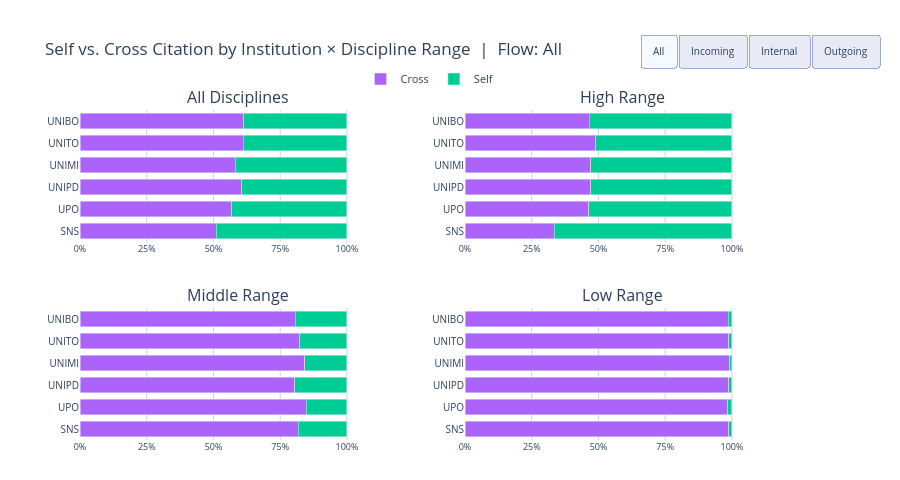

The code cell stored with this chart in its notebook:
### Markdown cell above
### Self vs. Cross Citation by Institution × Discipline Range

This chart aggregates Self and Cross citation proportions *per institution* rather than per discipline, broken down by the three volume ranges. The four panels show: All Disciplines, High Range, Mid Range, and Low Range.

Use the filter buttons to examine a specific flow type.

### Code cell
import pandas as pd
import plotly.graph_objects as go
from plotly.subplots import make_subplots

SELF_CROSS_COLORS = {"Self": COLORS["self"], "Cross": COLORS["cross"]}
RANGE_LABELS = {"All": "All Disciplines", "High": "High Range", "Mid": "Middle Range", "Low": "Low Range"}
FLOW_LABELS  = {None: "All", "Outgoing": "Outgoing", "Incoming": "Incoming", "Internal": "Internal"}

flows       = sorted(df_agg["flow"].unique().tolist())
filter_keys = [None] + flows

RANGE_ORDER_EXT = ["All", "High", "Mid", "Low"]

def make_inst_range_data(range_label, flow_filter=None):
    sub = df_agg.copy() if range_label == "All" else df_agg[df_agg["range_group"] == range_label].copy()
    if flow_filter is not None:
        sub = sub[sub["flow"] == flow_filter]
    if sub.empty:
        return pd.DataFrame(), {}
    agg    = sub.groupby(["institution", "cite_type"])["weight"].sum().reset_index()
    totals = agg.groupby("institution")["weight"].sum().rename("total")
    agg    = agg.join(totals, on="institution")
    agg["pct"] = agg["weight"] / agg["total"] * 100
    return agg, totals.to_dict()

GRID = [(1, 1, "All"), (1, 2, "High"), (2, 1, "Mid"), (2, 2, "Low")]

fig = make_subplots(
    rows=2, cols=2,
    subplot_titles=[RANGE_LABELS[rl] for _, _, rl in GRID],
    vertical_spacing=0.20, horizontal_spacing=0.10,
)

cite_types = ["Cross", "Self"]
N_PER_FK   = len(cite_types) * len(RANGE_ORDER_EXT)

legend_added = set()

for fi, fk in enumerate(filter_keys):
    for ct in cite_types:
        for row_idx, col_idx, range_label in GRID:
            agg, total_map = make_inst_range_data(range_label, fk)
            if agg.empty:
                fig.add_trace(go.Bar(x=[], y=[], visible=(fi == 0), showlegend=False), row=row_idx, col=col_idx)
                continue
            sub_ct = agg[agg["cite_type"] == ct].set_index("institution")
            x_vals     = [sub_ct.loc[inst, "pct"]        if inst in sub_ct.index else 0.0 for inst in INSTITUTIONS]
            w_vals     = [int(sub_ct.loc[inst, "weight"]) if inst in sub_ct.index else 0   for inst in INSTITUTIONS]
            total_vals = [int(total_map.get(inst, 0)) for inst in INSTITUTIONS]
            hover_vals = [
                f"<b>{inst}</b>  [{range_label}]<br>{ct}: {p:.1f}% ({w:,})<br>Total (range): {t:,}"
                for inst, p, w, t in zip(INSTITUTIONS, x_vals, w_vals, total_vals)
            ]
            show_legend = ct not in legend_added and fi == 0
            if fi == 0: legend_added.add(ct)
            fig.add_trace(go.Bar(
                x=x_vals, y=INSTITUTIONS, orientation="h",
                name=ct, legendgroup=ct,
                showlegend=show_legend, visible=(fi == 0),
                marker_color=SELF_CROSS_COLORS[ct],
                customdata=hover_vals,
                hovertemplate="%{customdata}<extra></extra>",
                cliponaxis=False,
            ), row=row_idx, col=col_idx)

def make_visibility(active_fi):
    vis = []
    for fi in range(len(filter_keys)):
        vis += [fi == active_fi] * N_PER_FK
    return vis

buttons = [dict(
    label=FLOW_LABELS[fk], method="update",
    args=[{"visible": make_visibility(fi)}, {"title.text": f"Self vs. Cross Citation by Institution × Discipline Range  |  Flow: {FLOW_LABELS[fk]}"}],
) for fi, fk in enumerate(filter_keys)]

fig.update_layout(
    title_text="Self vs. Cross Citation by Institution × Discipline Range  |  Flow: All",
    barmode="stack",
    height=480,
    margin=dict(l=80, r=120, t=110, b=40),
    plot_bgcolor="white", paper_bgcolor="white",
    updatemenus=[dict(
        type="buttons", direction="right",
        x=0.8, xanchor="left", y=1.23, yanchor="top",
        buttons=buttons, showactive=True,
        bgcolor="#E8EAF6", bordercolor="#9FA8DA", font=dict(size=10),
    )],
    legend=dict(orientation="h", x=0.5, xanchor="center", y=1.05, yanchor="bottom", font=dict(size=11)),
    bargap=0.3,
)
fig.update_xaxes(range=[0, 118], tickvals=[0, 25, 50, 75, 100], ticktext=["0%", "25%", "50%", "75%", "100%"], tickfont=dict(size=9), gridcolor="lightgrey")
fig.update_yaxes(tickfont=dict(size=10), autorange="reversed")
fig.show()

### Figure 1 — Plotly figure (JSON) as saved in the notebook; plotly's stock layout.template omitted (floating-point values rounded to 4 significant figures)
{"data": [{"cliponaxis": false, "customdata": ["<b>UNIBO</b>  [All]<br>Cross: 61.4% (12,675,053)<br>Total (range): 20,642,803", "<b>UNITO</b>  [All]<br>Cross: 61.1% (8,812,028)<br>Total (range): 14,415,000", "<b>UNIMI</b>  [All]<br>Cross: 58.2% (13,523,623)<br>Total (range): 23,236,650", "<b>UNIPD</b>  [All]<br>Cross: 60.6% (11,989,899)<br>Total (range): 19,772,521", "<b>UPO</b>  [All]<br>Cross: 56.8% (1,664,879)<br>Total (range): 2,933,501", "<b>SNS</b>  [All]<br>Cross: 51.1% (706,910)<br>Total (range): 1,384,059"], "hovertemplate": "%{customdata}<extra></extra>", "legendgroup": "Cross", "marker": {"color": "#AB63FA"}, "name": "Cross", "orientation": "h", "showlegend": true, "type": "bar", "visible": true, "x": [61.4, 61.13, 58.2, 60.64, 56.75, 51.08], "xaxis": "x", "y": ["UNIBO", "UNITO", "UNIMI", "UNIPD", "UPO", "SNS"], "yaxis": "y"}, {"cliponaxis": false, "customdata": ["<b>UNIBO</b>  [High]<br>Cross: 46.5% (5,409,023)<br>Total (range): 11,641,699", "<b>UNITO</b>  [High]<br>Cross: 49.0% (4,500,649)<br>Total (range): 9,179,720", "<b>UNIMI</b>  [High]<br>Cross: 47.1% (7,661,904)<br>Total (range): 16,272,380", "<b>UNIPD</b>  [High]<br>Cross: 47.2% (5,556,090)<br>Total (range): 11,780,412", "<b>UPO</b>  [High]<br>Cross: 46.3% (988,393)<br>Total (range): 2,136,026", "<b>SNS</b>  [High]<br>Cross: 33.4% (293,419)<br>Total (range): 878,819"], "hovertemplate": "%{customdata}<extra></extra>", "legendgroup": "Cross", "marker": {"color": "#AB63FA"}, "name": "Cross", "orientation": "h", "showlegend": false, "type": "bar", "visible": true, "x": [46.46, 49.03, 47.09, 47.16, 46.27, 33.39], "xaxis": "x2", "y": ["UNIBO", "UNITO", "UNIMI", "UNIPD", "UPO", "SNS"], "yaxis": "y2"}, {"cliponaxis": false, "customdata": ["<b>UNIBO</b>  [Mid]<br>Cross: 80.7% (7,258,772)<br>Total (range): 8,993,748", "<b>UNITO</b>  [Mid]<br>Cross: 82.3% (4,305,774)<br>Total (range): 5,229,610", "<b>UNIMI</b>  [Mid]<br>Cross: 84.2% (5,853,914)<br>Total (range): 6,956,403", "<b>UNIPD</b>  [Mid]<br>Cross: 80.5% (6,427,513)<br>Total (range): 7,985,742", "<b>UPO</b>  [Mid]<br>Cross: 84.8% (674,881)<br>Total (range): 795,845", "<b>SNS</b>  [Mid]<br>Cross: 81.8% (413,032)<br>Total (range): 504,775"], "hovertemplate": "%{customdata}<extra></extra>", "legendgroup": "Cross", "marker": {"color": "#AB63FA"}, "name": "Cross", "orientation": "h", "showlegend": false, "type": "bar", "visible": true, "x": [80.71, 82.33, 84.15, 80.49, 84.8, 81.82], "xaxis": "x3", "y": ["UNIBO", "UNITO", "UNIMI", "UNIPD", "UPO", "SNS"], "yaxis": "y3"}, {"cliponaxis": false, "customdata": ["<b>UNIBO</b>  [Low]<br>Cross: 98.7% (7,258)<br>Total (range): 7,356", "<b>UNITO</b>  [Low]<br>Cross: 98.9% (5,605)<br>Total (range): 5,670", "<b>UNIMI</b>  [Low]<br>Cross: 99.2% (7,805)<br>Total (range): 7,867", "<b>UNIPD</b>  [Low]<br>Cross: 98.9% (6,296)<br>Total (range): 6,367", "<b>UPO</b>  [Low]<br>Cross: 98.5% (1,605)<br>Total (range): 1,630", "<b>SNS</b>  [Low]<br>Cross: 98.7% (459)<br>Total (range): 465"], "hovertemplate": "%{customdata}<extra></extra>", "legendgroup": "Cross", "marker": {"color": "#AB63FA"}, "name": "Cross", "orientation": "h", "showlegend": false, "type": "bar", "visible": true, "x": [98.67, 98.85, 99.21, 98.88, 98.47, 98.71], "xaxis": "x4", "y": ["UNIBO", "UNITO", "UNIMI", "UNIPD", "UPO", "SNS"], "yaxis": "y4"}, {"cliponaxis": false, "customdata": ["<b>UNIBO</b>  [All]<br>Self: 38.6% (7,967,750)<br>Total (range): 20,642,803", "<b>UNITO</b>  [All]<br>Self: 38.9% (5,602,972)<br>Total (range): 14,415,000", "<b>UNIMI</b>  [All]<br>Self: 41.8% (9,713,027)<br>Total (range): 23,236,650", "<b>UNIPD</b>  [All]<br>Self: 39.4% (7,782,622)<br>Total (range): 19,772,521", "<b>UPO</b>  [All]<br>Self: 43.2% (1,268,622)<br>Total (range): 2,933,501", "<b>SNS</b>  [All]<br>Self: 48.9% (677,149)<br>Total (range): 1,384,059"], "hovertemplate": "%{customdata}<extra></extra>", "legendgroup": "Self", "marker": {"color": "#00CC96"}, "name": "Self", "orientation": "h", "showlegend": true, "type": "bar", "visible": true, "x": [38.6, 38.87, 41.8, 39.36, 43.25, 48.92], "xaxis": "x", "y": ["UNIBO", "UNITO", "UNIMI", "UNIPD", "UPO", "SNS"], "yaxis": "y"}, {"cliponaxis": false, "customdata": ["<b>UNIBO</b>  [High]<br>Self: 53.5% (6,232,676)<br>Total (range): 11,641,699", "<b>UNITO</b>  [High]<br>Self: 51.0% (4,679,071)<br>Total (range): 9,179,720", "<b>UNIMI</b>  [High]<br>Self: 52.9% (8,610,476)<br>Total (range): 16,272,380", "<b>UNIPD</b>  [High]<br>Self: 52.8% (6,224,322)<br>Total (range): 11,780,412", "<b>UPO</b>  [High]<br>Self: 53.7% (1,147,633)<br>Total (range): 2,136,026", "<b>SNS</b>  [High]<br>Self: 66.6% (585,400)<br>Total (range): 878,819"], "hovertemplate": "%{customdata}<extra></extra>", "legendgroup": "Self", "marker": {"color": "#00CC96"}, "name": "Self", "orientation": "h", "showlegend": false, "type": "bar", "visible": true, "x": [53.54, 50.97, 52.91, 52.84, 53.73, 66.61], "xaxis": "x2", "y": ["UNIBO", "UNITO", "UNIMI", "UNIPD", "UPO", "SNS"], "yaxis": "y2"}, {"cliponaxis": false, "customdata": ["<b>UNIBO</b>  [Mid]<br>Self: 19.3% (1,734,976)<br>Total (range): 8,993,748", "<b>UNITO</b>  [Mid]<br>Self: 17.7% (923,836)<br>Total (range): 5,229,610", "<b>UNIMI</b>  [Mid]<br>Self: 15.8% (1,102,489)<br>Total (range): 6,956,403", "<b>UNIPD</b>  [Mid]<br>Self: 19.5% (1,558,229)<br>Total (range): 7,985,742", "<b>UPO</b>  [Mid]<br>Self: 15.2% (120,964)<br>Total (range): 795,845", "<b>SNS</b>  [Mid]<br>Self: 18.2% (91,743)<br>Total (range): 504,775"], "hovertemplate": "%{customdata}<extra></extra>", "legendgroup": "Self", "marker": {"color": "#00CC96"}, "name": "Self", "orientation": "h", "showlegend": false, "type": "bar", "visible": true, "x": [19.29, 17.67, 15.85, 19.51, 15.2, 18.18], "xaxis": "x3", "y": ["UNIBO", "UNITO", "UNIMI", "UNIPD", "UPO", "SNS"], "yaxis": "y3"}, {"cliponaxis": false, "customdata": ["<b>UNIBO</b>  [Low]<br>Self: 1.3% (98)<br>Total (range): 7,356", "<b>UNITO</b>  [Low]<br>Self: 1.1% (65)<br>Total (range): 5,670", "<b>UNIMI</b>  [Low]<br>Self: 0.8% (62)<br>Total (range): 7,867", "<b>UNIPD</b>  [Low]<br>Self: 1.1% (71)<br>Total (range): 6,367", "<b>UPO</b>  [Low]<br>Self: 1.5% (25)<br>Total (range): 1,630", "<b>SNS</b>  [Low]<br>Self: 1.3% (6)<br>Total (range): 465"], "hovertemplate": "%{customdata}<extra></extra>", "legendgroup": "Self", "marker": {"color": "#00CC96"}, "name": "Self", "orientation": "h", "showlegend": false, "type": "bar", "visible": true, "x": [1.332, 1.146, 0.7881, 1.115, 1.534, 1.29], "xaxis": "x4", "y": ["UNIBO", "UNITO", "UNIMI", "UNIPD", "UPO", "SNS"], "yaxis": "y4"}, {"cliponaxis": false, "customdata": ["<b>UNIBO</b>  [All]<br>Cross: 59.4% (5,352,906)<br>Total (range): 9,005,879", "<b>UNITO</b>  [All]<br>Cross: 59.3% (3,778,880)<br>Total (range): 6,377,543", "<b>UNIMI</b>  [All]<br>Cross: 57.0% (6,580,865)<br>Total (range): 11,538,310", "<b>UNIPD</b>  [All]<br>Cross: 58.9% (5,134,935)<br>Total (range): 8,711,495", "<b>UPO</b>  [All]<br>Cross: 55.4% (738,737)<br>Total (range): 1,333,524", "<b>SNS</b>  [All]<br>Cross: 49.9% (322,985)<br>Total (range): 647,658"], "hovertemplate": "%{customdata}<extra></extra>", "legendgroup": "Cross", "marker": {"color": "#AB63FA"}, "name": "Cross", "orientation": "h", "showlegend": false, "type": "bar", "visible": false, "x": [59.44, 59.25, 57.03, 58.94, 55.4, 49.87], "xaxis": "x", "y": ["UNIBO", "UNITO", "UNIMI", "UNIPD", "UPO", "SNS"], "yaxis": "y"}, {"cliponaxis": false, "customdata": ["<b>UNIBO</b>  [High]<br>Cross: 44.7% (2,401,920)<br>Total (range): 5,367,739", "<b>UNITO</b>  [High]<br>Cross: 48.2% (2,097,098)<br>Total (range): 4,355,066", "<b>UNIMI</b>  [High]<br>Cross: 45.9% (3,810,635)<br>Total (range): 8,305,518", "<b>UNIPD</b>  [High]<br>Cross: 45.8% (2,483,659)<br>Total (range): 5,428,156", "<b>UPO</b>  [High]<br>Cross: 45.0% (448,317)<br>Total (range): 996,718", "<b>SNS</b>  [High]<br>Cross: 33.0% (141,478)<br>Total (range): 428,246"], "hovertemplate": "%{customdata}<extra></extra>", "legendgroup": "Cross", "marker": {"color": "#AB63FA"}, "name": "Cross", "orientation": "h", "showlegend": false, "type": "bar", "visible": false, "x": [44.75, 48.15, 45.88, 45.76, 44.98, 33.04], "xaxis": "x2", "y": ["UNIBO", "UNITO", "UNIMI", "UNIPD", "UPO", "SNS"], "yaxis": "y2"}, {"cliponaxis": false, "customdata": ["<b>UNIBO</b>  [Mid]<br>Cross: 81.1% (2,947,215)<br>Total (range): 3,634,316", "<b>UNITO</b>  [Mid]<br>Cross: 83.1% (1,679,141)<br>Total (range): 2,019,797", "<b>UNIMI</b>  [Mid]<br>Cross: 85.7% (2,765,338)<br>Total (range): 3,227,867", "<b>UNIPD</b>  [Mid]<br>Cross: 80.7% (2,648,015)<br>Total (range): 3,280,040", "<b>UPO</b>  [Mid]<br>Cross: 86.2% (289,727)<br>Total (range): 336,101", "<b>SNS</b>  [Mid]<br>Cross: 82.7% (181,255)<br>Total (range): 219,158"], "hovertemplate": "%{customdata}<extra></extra>", "legendgroup": "Cross", "marker": {"color": "#AB63FA"}, "name": "Cross", "orientation": "h", "showlegend": false, "type": "bar", "visible": false, "x": [81.09, 83.13, 85.67, 80.73, 86.2, 82.71], "xaxis": "x3", "y": ["UNIBO", "UNITO", "UNIMI", "UNIPD", "UPO", "SNS"], "yaxis": "y3"}, {"cliponaxis": false, "customdata": ["<b>UNIBO</b>  [Low]<br>Cross: 98.6% (3,771)<br>Total (range): 3,824", "<b>UNITO</b>  [Low]<br>Cross: 98.5% (2,641)<br>Total (range): 2,680", "<b>UNIMI</b>  [Low]<br>Cross: 99.3% (4,892)<br>Total (range): 4,925", "<b>UNIPD</b>  [Low]<br>Cross: 98.8% (3,261)<br>Total (range): 3,299", "<b>UPO</b>  [Low]<br>Cross: 98.3% (693)<br>Total (range): 705", "<b>SNS</b>  [Low]<br>Cross: 99.2% (252)<br>Total (range): 254"], "hovertemplate": "%{customdata}<extra></extra>", "legendgroup": "Cross", "marker": {"color": "#AB63FA"}, "name": "Cross", "orientation": "h", "showlegend": false, "type": "bar", "visible": false, "x": [98.61, 98.54, 99.33, 98.85, 98.3, 99.21], "xaxis": "x4", "y": ["UNIBO", "UNITO", "UNIMI", "UNIPD", "UPO", "SNS"], "yaxis": "y4"}, {"cliponaxis": false, "customdata": ["<b>UNIBO</b>  [All]<br>Self: 40.6% (3,652,973)<br>Total (range): 9,005,879", "<b>UNITO</b>  [All]<br>Self: 40.7% (2,598,663)<br>Total (range): 6,377,543", "<b>UNIMI</b>  [All]<br>Self: 43.0% (4,957,445)<br>Total (range): 11,538,310", "<b>UNIPD</b>  [All]<br>Self: 41.1% (3,576,560)<br>Total (range): 8,711,495", "<b>UPO</b>  [All]<br>Self: 44.6% (594,787)<br>Total (range): 1,333,524", "<b>SNS</b>  [All]<br>Self: 50.1% (324,673)<br>Total (range): 647,658"], "hovertemplate": "%{customdata}<extra></extra>", "legendgroup": "Self", "marker": {"color": "#00CC96"}, "name": "Self", "orientation": "h", "showlegend": false, "type": "bar", "visible": false, "x": [40.56, 40.75, 42.97, 41.06, 44.6, 50.13], "xaxis": "x", "y": ["UNIBO", "UNITO", "UNIMI", "UNIPD", "UPO", "SNS"], "yaxis": "y"}, {"cliponaxis": false, "customdata": ["<b>UNIBO</b>  [High]<br>Self: 55.3% (2,965,819)<br>Total (range): 5,367,739", "<b>UNITO</b>  [High]<br>Self: 51.8% (2,257,968)<br>Total (range): 4,355,066", "<b>UNIMI</b>  [High]<br>Self: 54.1% (4,494,883)<br>Total (range): 8,305,518", "<b>UNIPD</b>  [High]<br>Self: 54.2% (2,944,497)<br>Total (range): 5,428,156", "<b>UPO</b>  [High]<br>Self: 55.0% (548,401)<br>Total (range): 996,718", "<b>SNS</b>  [High]<br>Self: 67.0% (286,768)<br>Total (range): 428,246"], "hovertemplate": "%{customdata}<extra></extra>", "legendgroup": "Self", "marker": {"color": "#00CC96"}, "name": "Self", "orientation": "h", "showlegend": false, "type": "bar", "visible": false, "x": [55.25, 51.85, 54.12, 54.24, 55.02, 66.96], "xaxis": "x2", "y": ["UNIBO", "UNITO", "UNIMI", "UNIPD", "UPO", "SNS"], "yaxis": "y2"}, {"cliponaxis": false, "customdata": ["<b>UNIBO</b>  [Mid]<br>Self: 18.9% (687,101)<br>Total (range): 3,634,316", "<b>UNITO</b>  [Mid]<br>Self: 16.9% (340,656)<br>Total (range): 2,019,797", "<b>UNIMI</b>  [Mid]<br>Self: 14.3% (462,529)<br>Total (range): 3,227,867", "<b>UNIPD</b>  [Mid]<br>Self: 19.3% (632,025)<br>Total (range): 3,280,040", "<b>UPO</b>  [Mid]<br>Self: 13.8% (46,374)<br>Total (range): 336,101", "<b>SNS</b>  [Mid]<br>Self: 17.3% (37,903)<br>Total (range): 219,158"], "hovertemplate": "%{customdata}<extra></extra>", "legendgroup": "Self", "marker": {"color": "#00CC96"}, "name": "Self", "orientation": "h", "showlegend": false, "type": "bar", "visible": false, "x": [18.91, 16.87, 14.33, 19.27, 13.8, 17.29], "xaxis": "x3", "y": ["UNIBO", "UNITO", "UNIMI", "UNIPD", "UPO", "SNS"], "yaxis": "y3"}, {"cliponaxis": false, "customdata": ["<b>UNIBO</b>  [Low]<br>Self: 1.4% (53)<br>Total (range): 3,824", "<b>UNITO</b>  [Low]<br>Self: 1.5% (39)<br>Total (range): 2,680", "<b>UNIMI</b>  [Low]<br>Self: 0.7% (33)<br>Total (range): 4,925", "<b>UNIPD</b>  [Low]<br>Self: 1.2% (38)<br>Total (range): 3,299", "<b>UPO</b>  [Low]<br>Self: 1.7% (12)<br>Total (range): 705", "<b>SNS</b>  [Low]<br>Self: 0.8% (2)<br>Total (range): 254"], "hovertemplate": "%{customdata}<extra></extra>", "legendgroup": "Self", "marker": {"color": "#00CC96"}, "name": "Self", "orientation": "h", "showlegend": false, "type": "bar", "visible": false, "x": [1.386, 1.455, 0.6701, 1.152, 1.702, 0.7874], "xaxis": "x4", "y": ["UNIBO", "UNITO", "UNIMI", "UNIPD", "UPO", "SNS"], "yaxis": "y4"}, {"cliponaxis": false, "customdata": ["<b>UNIBO</b>  [All]<br>Cross: 57.9% (569,817)<br>Total (range): 983,898", "<b>UNITO</b>  [All]<br>Cross: 59.0% (363,681)<br>Total (range): 616,136", "<b>UNIMI</b>  [All]<br>Cross: 56.1% (570,636)<br>Total (range): 1,016,553", "<b>UNIPD</b>  [All]<br>Cross: 57.9% (561,415)<br>Total (range): 970,090", "<b>UPO</b>  [All]<br>Cross: 50.3% (53,207)<br>Total (range): 105,747", "<b>SNS</b>  [All]<br>Cross: 41.4% (30,234)<br>Total (range): 73,116"], "hovertemplate": "%{customdata}<extra></extra>", "legendgroup": "Cross", "marker": {"color": "#AB63FA"}, "name": "Cross", "orientation": "h", "showlegend": false, "type": "bar", "visible": false, "x": [57.91, 59.03, 56.13, 57.87, 50.32, 41.35], "xaxis": "x", "y": ["UNIBO", "UNITO", "UNIMI", "UNIPD", "UPO", "SNS"], "yaxis": "y"}, {"cliponaxis": false, "customdata": ["<b>UNIBO</b>  [High]<br>Cross: 43.3% (245,596)<br>Total (range): 566,669", "<b>UNITO</b>  [High]<br>Cross: 47.2% (187,821)<br>Total (range): 397,983", "<b>UNIMI</b>  [High]<br>Cross: 45.9% (331,075)<br>Total (range): 721,403", "<b>UNIPD</b>  [High]<br>Cross: 44.9% (259,837)<br>Total (range): 578,199", "<b>UPO</b>  [High]<br>Cross: 40.3% (32,773)<br>Total (range): 81,247", "<b>SNS</b>  [High]<br>Cross: 25.7% (13,553)<br>Total (range): 52,649"], "hovertemplate": "%{customdata}<extra></extra>", "legendgroup": "Cross", "marker": {"color": "#AB63FA"}, "name": "Cross", "orientation": "h", "showlegend": false, "type": "bar", "visible": false, "x": [43.34, 47.19, 45.89, 44.94, 40.34, 25.74], "xaxis": "x2", "y": ["UNIBO", "UNITO", "UNIMI", "UNIPD", "UPO", "SNS"], "yaxis": "y2"}, {"cliponaxis": false, "customdata": ["<b>UNIBO</b>  [Mid]<br>Cross: 77.7% (323,901)<br>Total (range): 416,900", "<b>UNITO</b>  [Mid]<br>Cross: 80.6% (175,680)<br>Total (range): 217,971", "<b>UNIMI</b>  [Mid]<br>Cross: 81.2% (239,335)<br>Total (range): 294,920", "<b>UNIPD</b>  [Mid]<br>Cross: 76.9% (301,218)<br>Total (range): 391,526", "<b>UPO</b>  [Mid]<br>Cross: 83.4% (20,378)<br>Total (range): 24,443", "<b>SNS</b>  [Mid]<br>Cross: 81.5% (16,675)<br>Total (range): 20,461"], "hovertemplate": "%{customdata}<extra></extra>", "legendgroup": "Cross", "marker": {"color": "#AB63FA"}, "name": "Cross", "orientation": "h", "showlegend": false, "type": "bar", "visible": false, "x": [77.69, 80.6, 81.15, 76.93, 83.37, 81.5], "xaxis": "x3", "y": ["UNIBO", "UNITO", "UNIMI", "UNIPD", "UPO", "SNS"], "yaxis": "y3"}, {"cliponaxis": false, "customdata": ["<b>UNIBO</b>  [Low]<br>Cross: 97.3% (320)<br>Total (range): 329", "<b>UNITO</b>  [Low]<br>Cross: 98.9% (180)<br>Total (range): 182", "<b>UNIMI</b>  [Low]<br>Cross: 98.3% (226)<br>Total (range): 230", "<b>UNIPD</b>  [Low]<br>Cross: 98.6% (360)<br>Total (range): 365", "<b>UPO</b>  [Low]<br>Cross: 98.2% (56)<br>Total (range): 57", "<b>SNS</b>  [Low]<br>Cross: 100.0% (6)<br>Total (range): 6"], "hovertemplate": "%{customdata}<extra></extra>", "legendgroup": "Cross", "marker": {"color": "#AB63FA"}, "name": "Cross", "orientation": "h", "showlegend": false, "type": "bar", "visible": false, "x": [97.26, 98.9, 98.26, 98.63, 98.25, 100], "xaxis": "x4", "y": ["UNIBO", "UNITO", "UNIMI", "UNIPD", "UPO", "SNS"], "yaxis": "y4"}, {"cliponaxis": false, "customdata": ["<b>UNIBO</b>  [All]<br>Self: 42.1% (414,081)<br>Total (range): 983,898", "<b>UNITO</b>  [All]<br>Self: 41.0% (252,455)<br>Total (range): 616,136", "<b>UNIMI</b>  [All]<br>Self: 43.9% (445,917)<br>Total (range): 1,016,553", "<b>UNIPD</b>  [All]<br>Self: 42.1% (408,675)<br>Total (range): 970,090", "<b>UPO</b>  [All]<br>Self: 49.7% (52,540)<br>Total (range): 105,747", "<b>SNS</b>  [All]<br>Self: 58.6% (42,882)<br>Total (range): 73,116"], "hovertemplate": "%{customdata}<extra></extra>", "legendgroup": "Self", "marker": {"color": "#00CC96"}, "name": "Self", "orientation": "h", "showlegend": false, "type": "bar", "visible": false, "x": [42.09, 40.97, 43.87, 42.13, 49.68, 58.65], "xaxis": "x", "y": ["UNIBO", "UNITO", "UNIMI", "UNIPD", "UPO", "SNS"], "yaxis": "y"}, {"cliponaxis": false, "customdata": ["<b>UNIBO</b>  [High]<br>Self: 56.7% (321,073)<br>Total (range): 566,669", "<b>UNITO</b>  [High]<br>Self: 52.8% (210,162)<br>Total (range): 397,983", "<b>UNIMI</b>  [High]<br>Self: 54.1% (390,328)<br>Total (range): 721,403", "<b>UNIPD</b>  [High]<br>Self: 55.1% (318,362)<br>Total (range): 578,199", "<b>UPO</b>  [High]<br>Self: 59.7% (48,474)<br>Total (range): 81,247", "<b>SNS</b>  [High]<br>Self: 74.3% (39,096)<br>Total (range): 52,649"], "hovertemplate": "%{customdata}<extra></extra>", "legendgroup": "Self", "marker": {"color": "#00CC96"}, "name": "Self", "orientation": "h", "showlegend": false, "type": "bar", "visible": false, "x": [56.66, 52.81, 54.11, 55.06, 59.66, 74.26], "xaxis": "x2", "y": ["UNIBO", "UNITO", "UNIMI", "UNIPD", "UPO", "SNS"], "yaxis": "y2"}, {"cliponaxis": false, "customdata": ["<b>UNIBO</b>  [Mid]<br>Self: 22.3% (92,999)<br>Total (range): 416,900", "<b>UNITO</b>  [Mid]<br>Self: 19.4% (42,291)<br>Total (range): 217,971", "<b>UNIMI</b>  [Mid]<br>Self: 18.8% (55,585)<br>Total (range): 294,920", "<b>UNIPD</b>  [Mid]<br>Self: 23.1% (90,308)<br>Total (range): 391,526", "<b>UPO</b>  [Mid]<br>Self: 16.6% (4,065)<br>Total (range): 24,443", "<b>SNS</b>  [Mid]<br>Self: 18.5% (3,786)<br>Total (range): 20,461"], "hovertemplate": "%{customdata}<extra></extra>", "legendgroup": "Self", "marker": {"color": "#00CC96"}, "name": "Self", "orientation": "h", "showlegend": false, "type": "bar", "visible": false, "x": [22.31, 19.4, 18.85, 23.07, 16.63, 18.5], "xaxis": "x3", "y": ["UNIBO", "UNITO", "UNIMI", "UNIPD", "UPO", "SNS"], "yaxis": "y3"}, {"cliponaxis": false, "customdata": ["<b>UNIBO</b>  [Low]<br>Self: 2.7% (9)<br>Total (range): 329", "<b>UNITO</b>  [Low]<br>Self: 1.1% (2)<br>Total (range): 182", "<b>UNIMI</b>  [Low]<br>Self: 1.7% (4)<br>Total (range): 230", "<b>UNIPD</b>  [Low]<br>Self: 1.4% (5)<br>Total (range): 365", "<b>UPO</b>  [Low]<br>Self: 1.8% (1)<br>Total (range): 57", "<b>SNS</b>  [Low]<br>Self: 0.0% (0)<br>Total (range): 6"], "hovertemplate": "%{customdata}<extra></extra>", "legendgroup": "Self", "marker": {"color": "#00CC96"}, "name": "Self", "orientation": "h", "showlegend": false, "type": "bar", "visible": false, "x": [2.736, 1.099, 1.739, 1.37, 1.754, 0], "xaxis": "x4", "y": ["UNIBO", "UNITO", "UNIMI", "UNIPD", "UPO", "SNS"], "yaxis": "y4"}, {"cliponaxis": false, "customdata": ["<b>UNIBO</b>  [All]<br>Cross: 63.4% (6,752,330)<br>Total (range): 10,653,026", "<b>UNITO</b>  [All]<br>Cross: 62.9% (4,669,467)<br>Total (range): 7,421,321", "<b>UNIMI</b>  [All]<br>Cross: 59.7% (6,372,122)<br>Total (range): 10,681,787", "<b>UNIPD</b>  [All]<br>Cross: 62.4% (6,293,549)<br>Total (range): 10,090,936", "<b>UPO</b>  [All]<br>Cross: 58.4% (872,935)<br>Total (range): 1,494,230", "<b>SNS</b>  [All]<br>Cross: 53.3% (353,691)<br>Total (range): 663,285"], "hovertemplate": "%{customdata}<extra></extra>", "legendgroup": "Cross", "marker": {"color": "#AB63FA"}, "name": "Cross", "orientation": "h", "showlegend": false, "type": "bar", "visible": false, "x": [63.38, 62.92, 59.65, 62.37, 58.42, 53.32], "xaxis": "x", "y": ["UNIBO", "UNITO", "UNIMI", "UNIPD", "UPO", "SNS"], "yaxis": "y"}, {"cliponaxis": false, "customdata": ["<b>UNIBO</b>  [High]<br>Cross: 48.4% (2,761,507)<br>Total (range): 5,707,291", "<b>UNITO</b>  [High]<br>Cross: 50.1% (2,215,730)<br>Total (range): 4,426,671", "<b>UNIMI</b>  [High]<br>Cross: 48.6% (3,520,194)<br>Total (range): 7,245,459", "<b>UNIPD</b>  [High]<br>Cross: 48.7% (2,812,594)<br>Total (range): 5,774,057", "<b>UPO</b>  [High]<br>Cross: 47.9% (507,303)<br>Total (range): 1,058,061", "<b>SNS</b>  [High]<br>Cross: 34.8% (138,388)<br>Total (range): 397,924"], "hovertemplate": "%{customdata}<extra></extra>", "legendgroup": "Cross", "marker": {"color": "#AB63FA"}, "name": "Cross", "orientation": "h", "showlegend": false, "type": "bar", "visible": false, "x": [48.39, 50.05, 48.58, 48.71, 47.95, 34.78], "xaxis": "x2", "y": ["UNIBO", "UNITO", "UNIMI", "UNIPD", "UPO", "SNS"], "yaxis": "y2"}, {"cliponaxis": false, "customdata": ["<b>UNIBO</b>  [Mid]<br>Cross: 80.7% (3,987,656)<br>Total (range): 4,942,532", "<b>UNITO</b>  [Mid]<br>Cross: 81.9% (2,450,953)<br>Total (range): 2,991,842", "<b>UNIMI</b>  [Mid]<br>Cross: 83.0% (2,849,241)<br>Total (range): 3,433,616", "<b>UNIPD</b>  [Mid]<br>Cross: 80.6% (3,478,280)<br>Total (range): 4,314,176", "<b>UPO</b>  [Mid]<br>Cross: 83.8% (364,776)<br>Total (range): 435,301", "<b>SNS</b>  [Mid]<br>Cross: 81.1% (215,102)<br>Total (range): 265,156"], "hovertemplate": "%{customdata}<extra></extra>", "legendgroup": "Cross", "marker": {"color": "#AB63FA"}, "name": "Cross", "orientation": "h", "showlegend": false, "type": "bar", "visible": false, "x": [80.68, 81.92, 82.98, 80.62, 83.8, 81.12], "xaxis": "x3", "y": ["UNIBO", "UNITO", "UNIMI", "UNIPD", "UPO", "SNS"], "yaxis": "y3"}, {"cliponaxis": false, "customdata": ["<b>UNIBO</b>  [Low]<br>Cross: 98.9% (3,167)<br>Total (range): 3,203", "<b>UNITO</b>  [Low]<br>Cross: 99.1% (2,784)<br>Total (range): 2,808", "<b>UNIMI</b>  [Low]<br>Cross: 99.1% (2,687)<br>Total (range): 2,712", "<b>UNIPD</b>  [Low]<br>Cross: 99.0% (2,675)<br>Total (range): 2,703", "<b>UPO</b>  [Low]<br>Cross: 98.6% (856)<br>Total (range): 868", "<b>SNS</b>  [Low]<br>Cross: 98.0% (201)<br>Total (range): 205"], "hovertemplate": "%{customdata}<extra></extra>", "legendgroup": "Cross", "marker": {"color": "#AB63FA"}, "name": "Cross", "orientation": "h", "showlegend": false, "type": "bar", "visible": false, "x": [98.88, 99.15, 99.08, 98.96, 98.62, 98.05], "xaxis": "x4", "y": ["UNIBO", "UNITO", "UNIMI", "UNIPD", "UPO", "SNS"], "yaxis": "y4"}, {"cliponaxis": false, "customdata": ["<b>UNIBO</b>  [All]<br>Self: 36.6% (3,900,696)<br>Total (range): 10,653,026", "<b>UNITO</b>  [All]<br>Self: 37.1% (2,751,854)<br>Total (range): 7,421,321", "<b>UNIMI</b>  [All]<br>Self: 40.3% (4,309,665)<br>Total (range): 10,681,787", "<b>UNIPD</b>  [All]<br>Self: 37.6% (3,797,387)<br>Total (range): 10,090,936", "<b>UPO</b>  [All]<br>Self: 41.6% (621,295)<br>Total (range): 1,494,230", "<b>SNS</b>  [All]<br>Self: 46.7% (309,594)<br>Total (range): 663,285"], "hovertemplate": "%{customdata}<extra></extra>", "legendgroup": "Self", "marker": {"color": "#00CC96"}, "name": "Self", "orientation": "h", "showlegend": false, "type": "bar", "visible": false, "x": [36.62, 37.08, 40.35, 37.63, 41.58, 46.68], "xaxis": "x", "y": ["UNIBO", "UNITO", "UNIMI", "UNIPD", "UPO", "SNS"], "yaxis": "y"}, {"cliponaxis": false, "customdata": ["<b>UNIBO</b>  [High]<br>Self: 51.6% (2,945,784)<br>Total (range): 5,707,291", "<b>UNITO</b>  [High]<br>Self: 49.9% (2,210,941)<br>Total (range): 4,426,671", "<b>UNIMI</b>  [High]<br>Self: 51.4% (3,725,265)<br>Total (range): 7,245,459", "<b>UNIPD</b>  [High]<br>Self: 51.3% (2,961,463)<br>Total (range): 5,774,057", "<b>UPO</b>  [High]<br>Self: 52.1% (550,758)<br>Total (range): 1,058,061", "<b>SNS</b>  [High]<br>Self: 65.2% (259,536)<br>Total (range): 397,924"], "hovertemplate": "%{customdata}<extra></extra>", "legendgroup": "Self", "marker": {"color": "#00CC96"}, "name": "Self", "orientation": "h", "showlegend": false, "type": "bar", "visible": false, "x": [51.61, 49.95, 51.42, 51.29, 52.05, 65.22], "xaxis": "x2", "y": ["UNIBO", "UNITO", "UNIMI", "UNIPD", "UPO", "SNS"], "yaxis": "y2"}, {"cliponaxis": false, "customdata": ["<b>UNIBO</b>  [Mid]<br>Self: 19.3% (954,876)<br>Total (range): 4,942,532", "<b>UNITO</b>  [Mid]<br>Self: 18.1% (540,889)<br>Total (range): 2,991,842", "<b>UNIMI</b>  [Mid]<br>Self: 17.0% (584,375)<br>Total (range): 3,433,616", "<b>UNIPD</b>  [Mid]<br>Self: 19.4% (835,896)<br>Total (range): 4,314,176", "<b>UPO</b>  [Mid]<br>Self: 16.2% (70,525)<br>Total (range): 435,301", "<b>SNS</b>  [Mid]<br>Self: 18.9% (50,054)<br>Total (range): 265,156"], "hovertemplate": "%{customdata}<extra></extra>", "legendgroup": "Self", "marker": {"color": "#00CC96"}, "name": "Self", "orientation": "h", "showlegend": false, "type": "bar", "visible": false, "x": [19.32, 18.08, 17.02, 19.38, 16.2, 18.88], "xaxis": "x3", "y": ["UNIBO", "UNITO", "UNIMI", "UNIPD", "UPO", "SNS"], "yaxis": "y3"}, {"cliponaxis": false, "customdata": ["<b>UNIBO</b>  [Low]<br>Self: 1.1% (36)<br>Total (range): 3,203", "<b>UNITO</b>  [Low]<br>Self: 0.9% (24)<br>Total (range): 2,808", "<b>UNIMI</b>  [Low]<br>Self: 0.9% (25)<br>Total (range): 2,712", "<b>UNIPD</b>  [Low]<br>Self: 1.0% (28)<br>Total (range): 2,703", "<b>UPO</b>  [Low]<br>Self: 1.4% (12)<br>Total (range): 868", "<b>SNS</b>  [Low]<br>Self: 2.0% (4)<br>Total (range): 205"], "hovertemplate": "%{customdata}<extra></extra>", "legendgroup": "Self", "marker": {"color": "#00CC96"}, "name": "Self", "orientation": "h", "showlegend": false, "type": "bar", "visible": false, "x": [1.124, 0.8547, 0.9218, 1.036, 1.382, 1.951], "xaxis": "x4", "y": ["UNIBO", "UNITO", "UNIMI", "UNIPD", "UPO", "SNS"], "yaxis": "y4"}], "layout": {"annotations": [{"font": {"size": 16}, "showarrow": false, "text": "All Disciplines", "x": 0.225, "xanchor": "center", "xref": "paper", "y": 1, "yanchor": "bottom", "yref": "paper"}, {"font": {"size": 16}, "showarrow": false, "text": "High Range", "x": 0.775, "xanchor": "center", "xref": "paper", "y": 1, "yanchor": "bottom", "yref": "paper"}, {"font": {"size": 16}, "showarrow": false, "text": "Middle Range", "x": 0.225, "xanchor": "center", "xref": "paper", "y": 0.4, "yanchor": "bottom", "yref": "paper"}, {"font": {"size": 16}, "showarrow": false, "text": "Low Range", "x": 0.775, "xanchor": "center", "xref": "paper", "y": 0.4, "yanchor": "bottom", "yref": "paper"}], "bargap": 0.3, "barmode": "stack", "height": 480, "legend": {"font": {"size": 11}, "orientation": "h", "x": 0.5, "xanchor": "center", "y": 1.05, "yanchor": "bottom"}, "margin": {"b": 40, "l": 80, "r": 120, "t": 110}, "paper_bgcolor": "white", "plot_bgcolor": "white", "title": {"text": "Self vs. Cross Citation by Institution × Discipline Range  |  Flow: All"}, "updatemenus": [{"bgcolor": "#E8EAF6", "bordercolor": "#9FA8DA", "buttons": [{"args": [{"visible": [true, true, true, true, true, true, true, true, false, false, false, false, false, false, false, false, false, false, false, false, false, false, false, false, false, false, false, false, false, false, false, false]}, {"title.text": "Self vs. Cross Citation by Institution × Discipline Range  |  Flow: All"}], "label": "All", "method": "update"}, {"args": [{"visible": [false, false, false, false, false, false, false, false, true, true, true, true, true, true, true, true, false, false, false, false, false, false, false, false, false, false, false, false, false, false, false, false]}, {"title.text": "Self vs. Cross Citation by Institution × Discipline Range  |  Flow: Incoming"}], "label": "Incoming", "method": "update"}, {"args": [{"visible": [false, false, false, false, false, false, false, false, false, false, false, false, false, false, false, false, true, true, true, true, true, true, true, true, false, false, false, false, false, false, false, false]}, {"title.text": "Self vs. Cross Citation by Institution × Discipline Range  |  Flow: Internal"}], "label": "Internal", "method": "update"}, {"args": [{"visible": [false, false, false, false, false, false, false, false, false, false, false, false, false, false, false, false, false, false, false, false, false, false, false, false, true, true, true, true, true, true, true, true]}, {"title.text": "Self vs. Cross Citation by Institution × Discipline Range  |  Flow: Outgoing"}], "label": "Outgoing", "method": "update"}], "direction": "right", "font": {"size": 10}, "showactive": true, "type": "buttons", "x": 0.8, "xanchor": "left", "y": 1.23, "yanchor": "top"}], "xaxis": {"anchor": "y", "domain": [0, 0.45], "gridcolor": "lightgrey", "range": [0, 118], "tickfont": {"size": 9}, "ticktext": ["0%", "25%", "50%", "75%", "100%"], "tickvals": [0, 25, 50, 75, 100]}, "xaxis2": {"anchor": "y2", "domain": [0.55, 1], "gridcolor": "lightgrey", "range": [0, 118], "tickfont": {"size": 9}, "ticktext": ["0%", "25%", "50%", "75%", "100%"], "tickvals": [0, 25, 50, 75, 100]}, "xaxis3": {"anchor": "y3", "domain": [0, 0.45], "gridcolor": "lightgrey", "range": [0, 118], "tickfont": {"size": 9}, "ticktext": ["0%", "25%", "50%", "75%", "100%"], "tickvals": [0, 25, 50, 75, 100]}, "xaxis4": {"anchor": "y4", "domain": [0.55, 1], "gridcolor": "lightgrey", "range": [0, 118], "tickfont": {"size": 9}, "ticktext": ["0%", "25%", "50%", "75%", "100%"], "tickvals": [0, 25, 50, 75, 100]}, "yaxis": {"anchor": "x", "autorange": "reversed", "domain": [0.6, 1], "tickfont": {"size": 10}}, "yaxis2": {"anchor": "x2", "autorange": "reversed", "domain": [0.6, 1], "tickfont": {"size": 10}}, "yaxis3": {"anchor": "x3", "autorange": "reversed", "domain": [0, 0.4], "tickfont": {"size": 10}}, "yaxis4": {"anchor": "x4", "autorange": "reversed", "domain": [0, 0.4], "tickfont": {"size": 10}}}}
